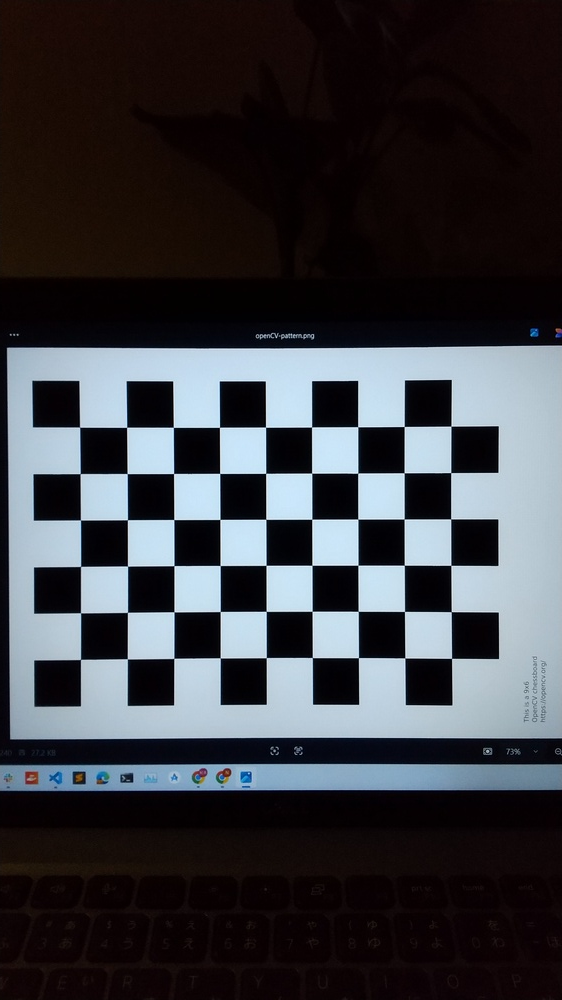
#> input picture checkerboard-calibration/images/android/DSC_0001.JPG, 562 x 1000 px, shrunk from 2160 x 3840 before the run; its folder holds 4 pictures in this run
$ python calibrate.py
#> lines starting #> are read from the running program, lines starting #| are printed output that depends on the picture; long printed decimals are rounded
import cv2 as cv
import numpy as np
import glob
import os

# Directory containing images
img_dir = "./images/android/"
img_pattern = os.path.join(img_dir, "*.JPG")
image_files = glob.glob(img_pattern)

# Prepare object points
pattern_size = (9, 6)  # adjust to your checkerboard
objp = np.zeros((pattern_size[0] * pattern_size[1], 3), np.float32)
objp[:, :2] = np.mgrid[0:pattern_size[0], 0:pattern_size[1]].T.reshape(-1, 2)

best_K = None
best_dist = None
best_error = float("inf")
best_img = None
best_shape = None

def opencv_to_opengl_projection(K, width, height, znear=0.1, zfar=100.0):
    P = np.zeros((4, 4))
    P[0, 0] = 2.0 * K[0, 0] / width
    P[1, 1] = +2.0 * K[1, 1] / height  # ← flipped sign from - to + to match OpenGL's focal length
    P[2, 0] = 1.0 - 2.0 * K[0, 2] / width
    P[2, 1] = 2.0 * K[1, 2] / height - 1.0
    P[2, 2] = (zfar + znear) / (znear - zfar)
    P[2, 3] = -1.0
    P[3, 2] = 2.0 * zfar * znear / (znear - zfar)
    return P

for fname in image_files:
    img = cv.imread(fname)
#> img is the input picture: shape (1000, 562, 3); mean B, G, R 65, 60.1, 59.2
    if img is None:
        print(f"Could not load {fname}")
        continue
    gray = cv.cvtColor(img, cv.COLOR_BGR2GRAY)
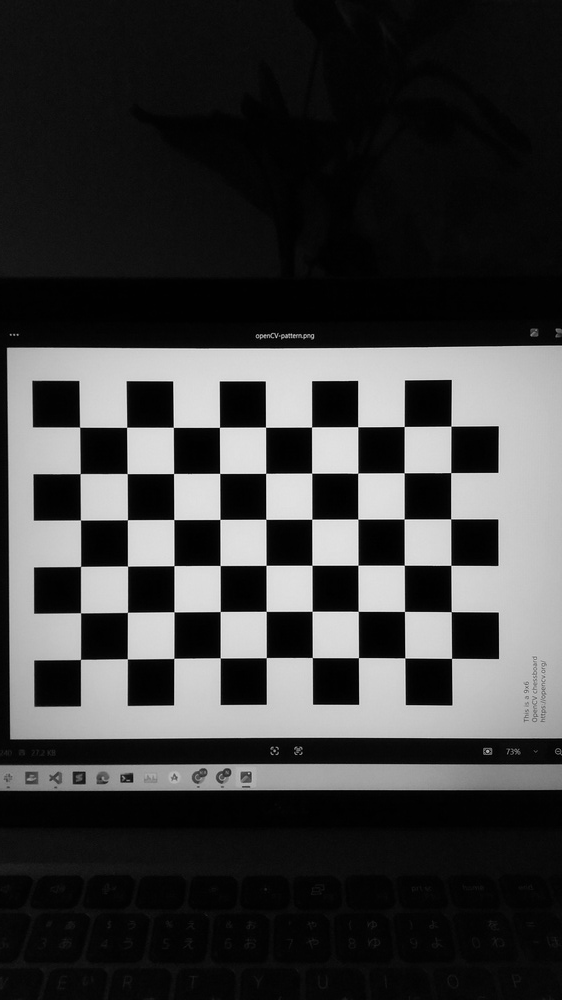
#> gray: shape (1000, 562); min 0, max 250, mean 60.4

    # Detect corners
    ret, corners = cv.findChessboardCorners(gray, pattern_size, None)
#> ret = True; corners = 54 rows, first 8: [79.58, 427.2], [126.6, 427.3], [173.3, 427.3], [219.5, 427.4], [265.5, 427.2], [311.6, 427], [357.7, 426.7], [404.2, 426.5]
    if ret:
        corners2 = cv.cornerSubPix(
            gray, corners, (11, 11), (-1, -1),
            (cv.TERM_CRITERIA_EPS + cv.TERM_CRITERIA_MAX_ITER, 30, 0.001)
        )
#> corners2 = 54 rows, first 8: [79.6, 427.1], [126.6, 427.3], [173.3, 427.3], [219.5, 427.3], [265.5, 427.2], [311.6, 427], [357.7, 426.7], [404.2, 426.5]

        objpoints = [objp]
        imgpoints = [corners2]

        error, K, dist, rvecs, tvecs = cv.calibrateCamera(
            objpoints, imgpoints, gray.shape[::-1], None, None
        )
#> error = 0.0808; K = [[6552.4, 0, 248.8], [0, 6613.5, 488.7], [0, 0, 1]]; dist = [[10.97, -651.6, -0.0155, -0.0442, -0.99]]; rvecs = ([0.129, 0.00983, -0.00319],); tvecs = ([-3.64, -1.31, 142.5],)

        print(f"\n[{fname}]")
        print("Estimated intrinsic matrix K:\n", K)
#| Estimated intrinsic matrix K:
#|  [[6.55235103e+03 0.00000000e+00 2.48792337e+02]
#|  [0.00000000e+00 6.61352101e+03 4.88713109e+02]
#|  [0.00000000e+00 0.00000000e+00 1.00000000e+00]]
        print("Estimated distortion coefficients:", dist.ravel())
#| Estimated distortion coefficients: [ 1.09703474e+01 -6.51615341e+02 -1.55005317e-02 -4.42033930e-02
#|  -9.89748431e-01]
        print("Reprojection error:", error)
#| Reprojection error: 0.08079

        if error < best_error:
            best_error = error
#> best_error = 0.0808
            best_K = K.copy()
#> best_K has the same summary as K
            best_dist = dist.copy()
#> best_dist = [[10.97, -651.6, -0.0155, -0.0442, -0.99]]
            best_img = fname
            best_shape = gray.shape[::-1]
#> best_shape = (562, 1000)

    else:
        print(f"Checkerboard NOT detected in {fname}")
#> pass 2 of the loop `for fname in image_files:`:
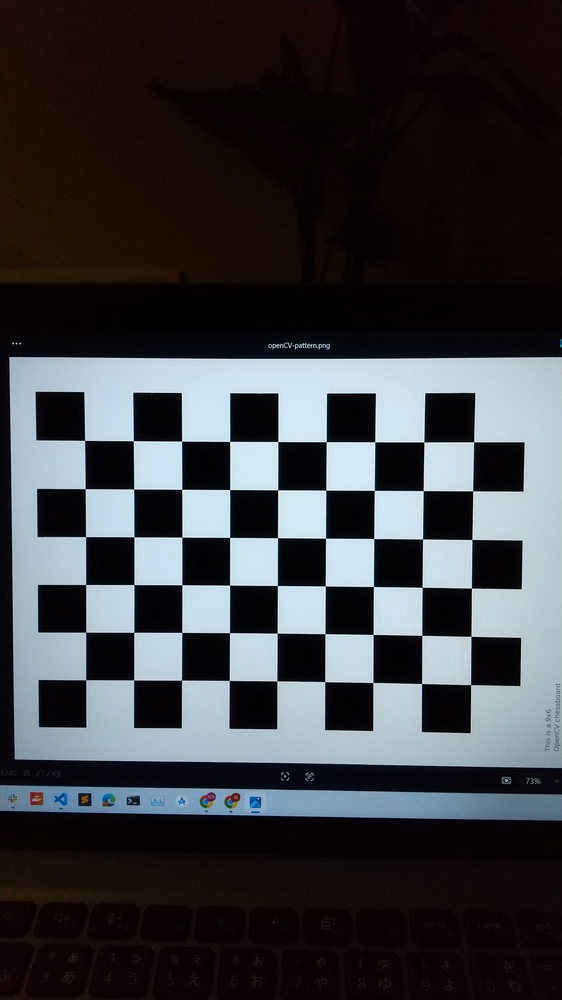
#> input picture checkerboard-calibration/images/android/DSC_0002.JPG, 562 x 1000 px, shrunk from 2160 x 3840 before the run
#> img is the input picture: shape (1000, 562, 3); mean B, G, R 64.2, 60.4, 60
#> `gray = cv.cvtColor(img, cv.COLOR_BGR2GRAY)`:
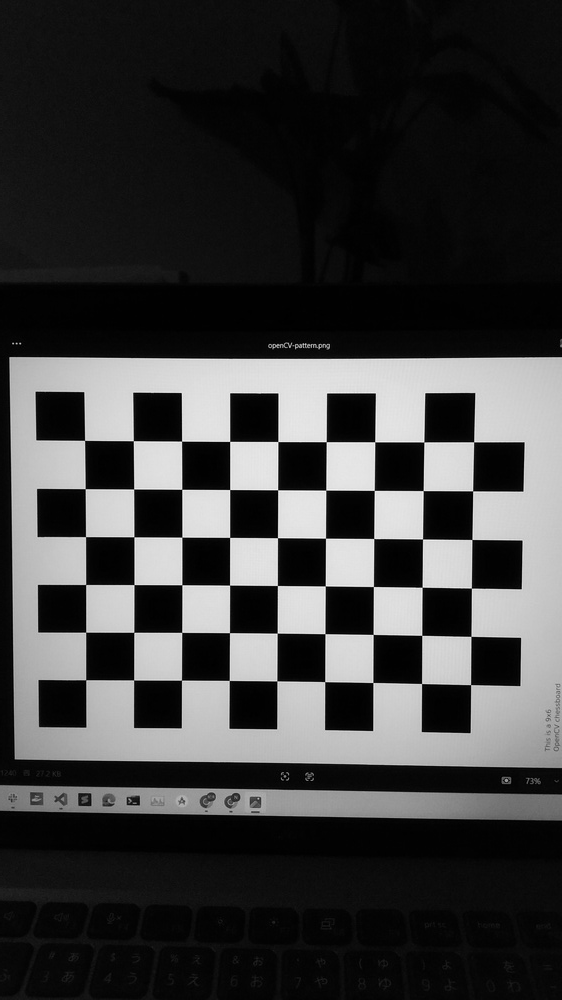
#> gray: shape (1000, 562); min 0, max 252, mean 60.7
#> corners = 54 rows, first 8: [84.55, 440.4], [133.3, 440.7], [181.6, 441.1], [229.6, 441.4], [277.8, 441.5], [326.2, 441.7], [374.7, 441.7], [423.8, 442]
#> corners2 = 54 rows, first 8: [84.58, 440.4], [133.3, 440.7], [181.6, 441.2], [229.7, 441.4], [277.8, 441.5], [326.2, 441.7], [374.7, 441.8], [423.8, 441.9]
#> error = 0.0689; K = [[825.9, 0, 281.4], [0, 826.7, 494.9], [0, 0, 1]]; dist = [[0.0785, 1.89, -0.0012, -0.00193, -12.85]]; rvecs = ([0.0543, 0.0347, 0.00484],); tvecs = ([-4.07, -1.13, 17.26],)
#| Estimated intrinsic matrix K:
#|  [[825.853   0.         281.432]
#|  [  0.         826.662 494.939]
#|  [  0.           0.           1.        ]]
#| Estimated distortion coefficients: [ 7.84776562e-02  1.88651506e+00 -1.20359639e-03 -1.93329625e-03
#|  -1.28456920e+01]
#| Reprojection error: 0.0689
#> best_error = 0.0689
#> best_K = [[825.9, 0, 281.4], [0, 826.7, 494.9], [0, 0, 1]]
#> best_dist = [[0.0785, 1.89, -0.0012, -0.00193, -12.85]]
#> pass 3 of the loop `for fname in image_files:`:
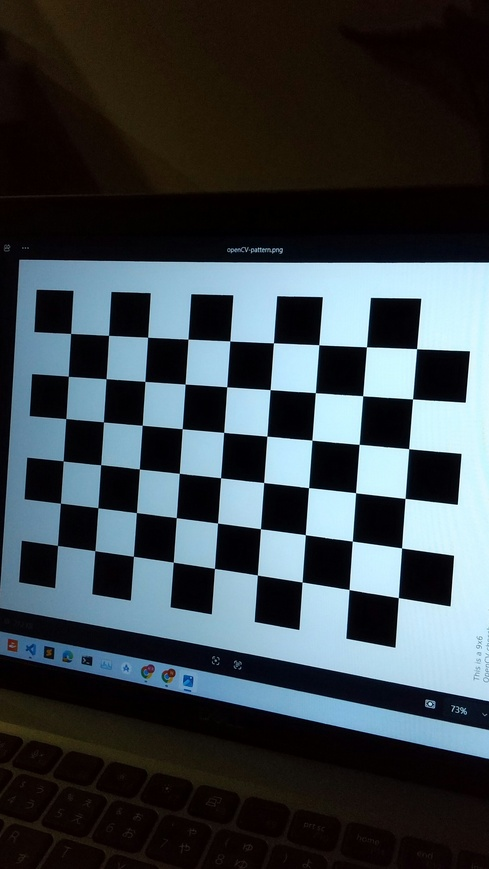
#> input picture checkerboard-calibration/images/android/HORIZON_0002_BURST20250530181245819.JPG, 489 x 869 px, shrunk from 1876 x 3336 before the run
#> img is the input picture: shape (869, 489, 3); mean B, G, R 72.8, 68, 59.2
#> `gray = cv.cvtColor(img, cv.COLOR_BGR2GRAY)`:
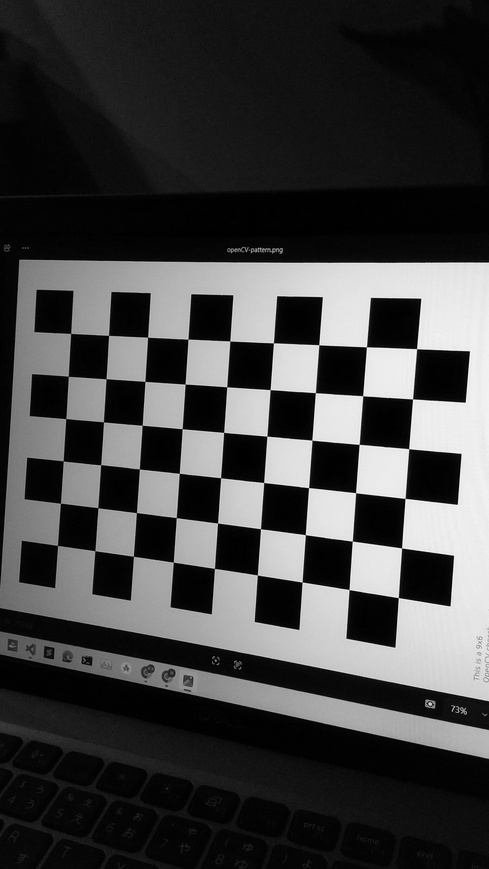
#> gray: shape (869, 489); min 0, max 251, mean 65.9
#> corners = 54 rows, first 8: [70.59, 333.5], [108.5, 335.4], [147.6, 337.3], [187.9, 339.2], [229.7, 340.9], [273.4, 342.8], [318.8, 344.8], [366.5, 346.8]
#> corners2 = 54 rows, first 8: [70.63, 333.4], [108.6, 335.4], [147.6, 337.2], [187.9, 339.1], [229.8, 340.9], [273.4, 342.8], [318.8, 344.7], [366.5, 346.8]
#> error = 1.2; K = [[17567.7, 0, 129.5], [0, 54536.5, 400.9], [0, 0, 1]]; dist = [[180.7, 145.3, 0.0151, 2.84, -0.624]]; rvecs = ([1.19, -0.0394, 0.0611],); tvecs = ([-1.55, -0.59, 452.6],)
#| Estimated intrinsic matrix K:
#|  [[1.75677026e+04 0.00000000e+00 1.29487708e+02]
#|  [0.00000000e+00 5.45364527e+04 4.00863510e+02]
#|  [0.00000000e+00 0.00000000e+00 1.00000000e+00]]
#| Estimated distortion coefficients: [ 1.80712736e+02  1.45251548e+02  1.50699292e-02  2.83764529e+00
#|  -6.23568784e-01]
#| Reprojection error: 1.195
#> the loop made 4 passes; the first 3 are shown

if best_K is not None:
    width, height = best_shape
#> width = 444; height = 790
    P_opengl = opencv_to_opengl_projection(best_K, width, height)
#> P_opengl = [[3.02, 0, 0, 0], [0, 1.76, 0, 0], [-0.198, 0.0224, -1, -1], [0, 0, -0.2, 0]]
    P_opengl = P_opengl.transpose()  # col major order for OpenGL
#> P_opengl = [[3.02, 0, -0.198, 0], [0, 1.76, 0.0224, 0], [0, 0, -1, -0.2], [0, 0, -1, 0]]

    print("\n==== Best result ====")
    print(f"Image: {best_img}")
    print("Smallest reprojection error:", best_error)
#| Smallest reprojection error: 0.05754
    print("K with smallest error:\n", best_K)
#| K with smallest error:
#|  [[670.864    0.         266.048]
#|  [  0.         695.781 403.847]
#|  [  0.           0.           1.        ]]
    print("Distortion coefficients:", best_dist.ravel())
#| Distortion coefficients: [ 0.07145   0.4089  0.002354  0.007526 -1.217]
    print("OpenGL projection matrix:\n", P_opengl.transpose())
#| OpenGL projection matrix:
#|  [[ 3.022  0.          0.          0.        ]
#|  [ 0.          1.761  0.          0.        ]
#|  [-0.1984  0.0224 -1.002   -1.        ]
#|  [ 0.          0.         -0.2002   0.        ]]

    # Print as C++ code for glm::mat4
    print("\n// C++ code to set glm::mat4 projection_mat")
    for col in range(4):
        for row in range(4):
            val = P_opengl[row, col]
            print(f"projection_mat[{col}][{row}] = {val}f;")
else:
    print("No checkerboards detected in any images.")


# # Default
# 2.759 0.000 0.000 0.000
# 0.000 1.380 0.000 0.000
# 0.006 0.010 -1.002 -1.000
# 0.000 0.000 -0.200 0.000

# # My estimation
# 2.473 0.000 0.000 0.000
# 0.000 1.440 0.000 0.000
# 0.010 0.027 -1.002 -1.000
# 0.000 0.000 -0.200 0.000
